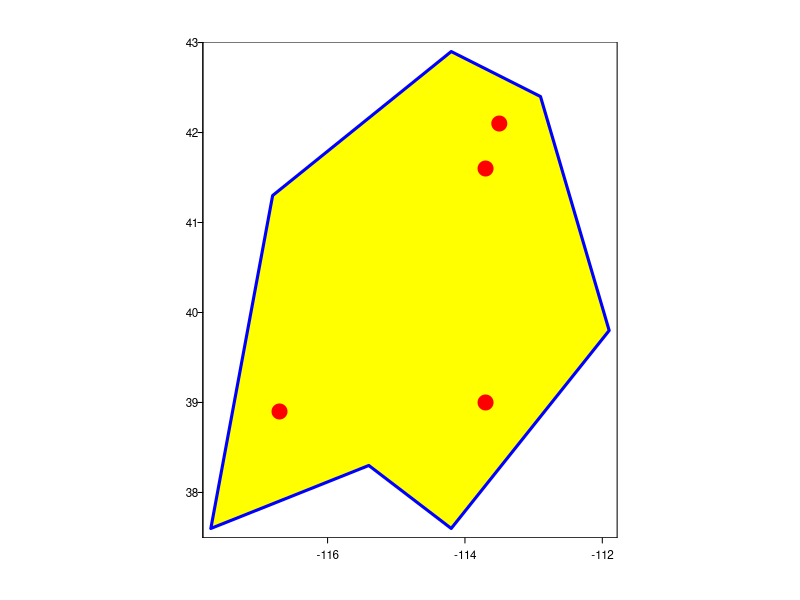

This chart was generated by the following R code:
## ---- chunk 1
library(knitr)
opts_chunk$set(fig.width = 5, fig.height = 5, fig.cap = '', collapse = TRUE)
## ---- chunk 2
longitude <- c(-116.7, -120.4, -116.7, -113.5, -115.5, -120.8, -119.5, -113.7, -113.7, -110.7)
latitude <- c(45.3, 42.6, 38.9, 42.1, 35.7, 38.9, 36.2, 39, 41.6, 36.9)
lonlat <- cbind(longitude, latitude)
## ---- chunk 3
library(terra)
pts <- vect(lonlat)
## ---- chunk 4
class (pts)
## ---- chunk 5
pts
geom(pts)
## ---- chunk 6
crdref <- "+proj=longlat +datum=WGS84"
pts <- vect(lonlat, crs=crdref)
pts
crs(pts)
## ---- chunk 7
# Generate random precipitation values, same quantity as points
precipvalue <- runif(nrow(lonlat), min=0, max=100)
df <- data.frame(ID=1:nrow(lonlat), precip=precipvalue)
## ---- chunk 8
ptv <- vect(lonlat, atts=df, crs=crdref)
## ---- chunk 9
ptv
## ---- chunk 10
lon <- c(-116.8, -114.2, -112.9, -111.9, -114.2, -115.4, -117.7)
lat <- c(41.3, 42.9, 42.4, 39.8, 37.6, 38.3, 37.6) 
lonlat <- cbind(id=1, part=1, lon, lat)
lonlat
lns <- vect(lonlat, type="lines", crs=crdref)
lns
## ---- chunk 11
pols <- vect(lonlat, type="polygons", crs=crdref)
pols
## ---- chunk 12
plot(pols, las=1)
plot(pols, border='blue', col='yellow', lwd=3, add=TRUE)
points(pts, col='red', pch=20, cex=3)
